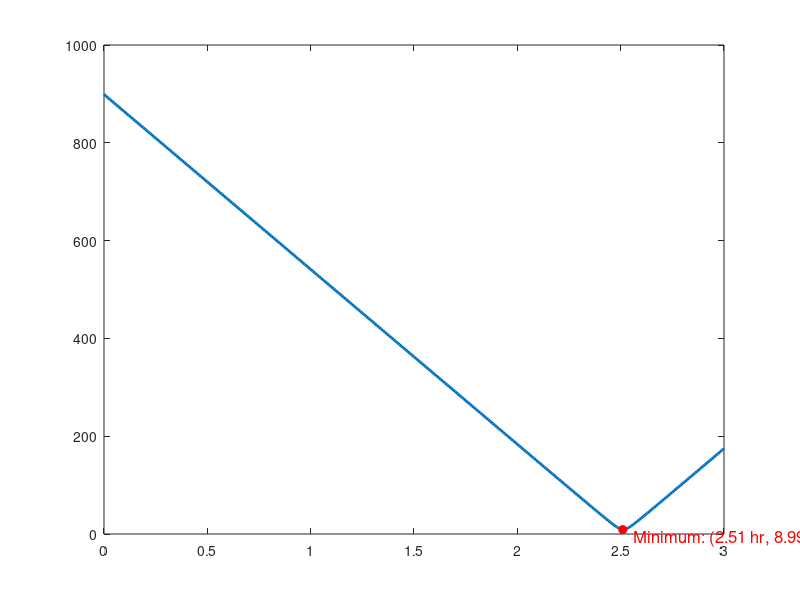

This chart was generated by the following MATLAB code: (Note: this script raises an error after producing the figure.)
% Define constants
v_A=320;
v_B=160;
x0=800;
y0=410;

% Define time range (in hours)
t=0:0.01:3;
D=sqrt((x0-v_A*t).^2+(y0-v_B*t).^2);

% Plot D versus time
figure('Position',[100,100,800,600])
plot(t,D,'LineWidth',2)
hold on

% Mark minimum distance point
[min_D,min_index]=min(D);
t_min=t(min_index);
plot(t_min,min_D,'ro','MarkerSize',6,'MarkerFaceColor','r')
text(t_min+0.05,min_D,sprintf('Minimum: (%.2f hr, %.2f mi)',t_min,min_D),...
    'FontSize',12,'VerticalAlignment','top','Color','r')

% Add horizontal line showing 30 miles
yline(30,'--','Color','#7E2F8E','LineWidth',1.5);
text(0,30,'30 mi threshold','FontSize',12,'VerticalAlignment','bottom','HorizontalAlignment','left','Color','#7E2F8E')

% Find times when the distance is exactly 30 miles
coeff=[v_A^2+v_B^2,-2*(v_A*x0+v_B*y0),x0^2+y0^2-30^2];
t_30_all=roots(coeff);
t_30_all=t_30_all(t_30_all>0); % used as negative time values would not make sense 
t_30_first=min(t_30_all);
t_30_second=max(t_30_all);


function applyAxesFormatting(ax)
    ax.XGrid = 'on';
    ax.YGrid = 'on';
    ax.XMinorGrid = 'on';
    ax.YMinorGrid = 'on';
    ax.XMinorTick = 'on';
    ax.YMinorTick = 'on';
    ax.TickDir = 'out';
    ax.FontName = 'Calibri';
    ax.FontSize = 12;
end

% Mark the points where distance is exactly 30 miles
plot([t_30_first,t_30_second],[30,30],'o','MarkerSize',6,'MarkerFaceColor','#7E2F8E')
text(t_30_first,30,sprintf('%.2f hr',t_30_first),'FontSize',14,'VerticalAlignment','bottom','HorizontalAlignment','right','Color','#7E2F8E')
text(t_30_second,30,sprintf('%.2f hr',t_30_second),'FontSize',14,'VerticalAlignment','bottom','Color','#7E2F8E')

% Set up plot labels and title
xlabel('Time (hours)','FontSize',14)
ylabel('Distance between aircraft (mi)','FontSize',14)
title('Distance between Aircraft vs Time','FontSize',16)
grid on
axis([0 t(end) 0 max(D)+50])
set(gca,'FontSize',12)
box on
applyAxesFormatting(gca);


% Save the figuret
print('-dpng','-r300','aircraft_distance_plot.png');

% Displaying results in console
initial_time=datetime('21:18:00','InputFormat','HH:mm:ss');
min_time=initial_time+hours(t_min);
first_30mi_time=initial_time+hours(t_30_first);
fprintf('Minimum distance: %.2f mi apart at %s (%.2f hours after 9:18 PM)\n',min_D,datestr(min_time,'HH:MM:SS PM'),t_min);
fprintf('Aircraft are first within 30 mi of each other at %s (%.2f hours after 9:18 PM)\n',datestr(first_30mi_time,'HH:MM:SS PM'),t_30_first);
